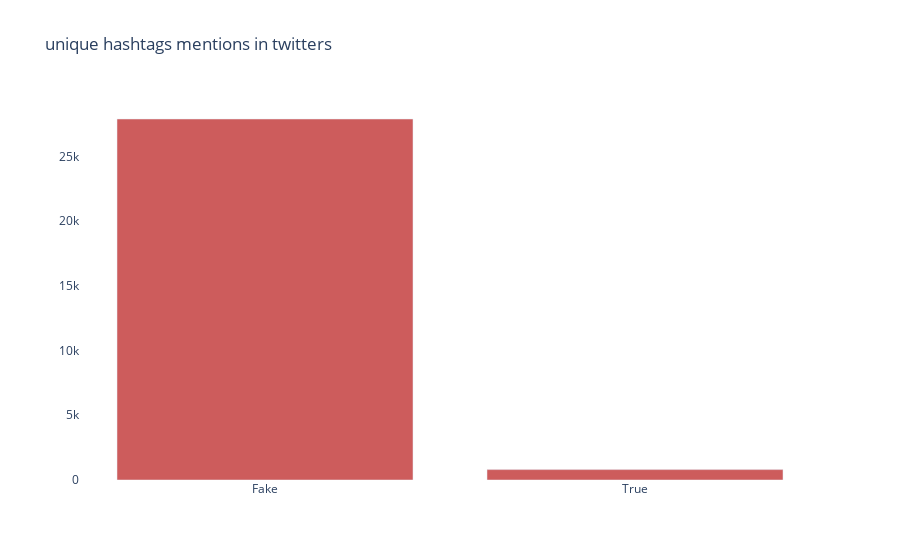

Notebook code cell kept with this figure:
### Code cell
import plotly.express as px
import plotly.graph_objects as go

twitter_users_fake_count = count_twitters_user(fake)
twitter_users_true_count = count_twitters_user(true)
fig = go.Figure()
fig.add_trace(go.Bar(x=['Fake', 'True'],
    y=[twitter_users_fake_count, twitter_users_true_count],
    name='Twitter user name Pattern',
    marker_color='indianred')
)
fig.update_layout({
        'plot_bgcolor': 'rgba(0, 0, 0, 0)',
        'paper_bgcolor': 'rgba(0, 0, 0, 0)',
        'title': 'unique hashtags mentions in twitters',
})
#fig = px.bar(y=[twitter_users_fake_count, twitter_users_true_count], x=['Fake', 'True'], title='Twitter user name Pattern')
fig.show()

### Figure 1 — Plotly figure (JSON) as saved in the notebook; plotly's stock layout.template omitted (floating-point values rounded to 4 significant figures)
{"data": [{"marker": {"color": "indianred"}, "name": "Twitter user name Pattern", "type": "bar", "x": ["Fake", "True"], "y": [27886, 803]}], "layout": {"paper_bgcolor": "rgba(0, 0, 0, 0)", "plot_bgcolor": "rgba(0, 0, 0, 0)", "title": {"text": "unique hashtags mentions in twitters"}}}
